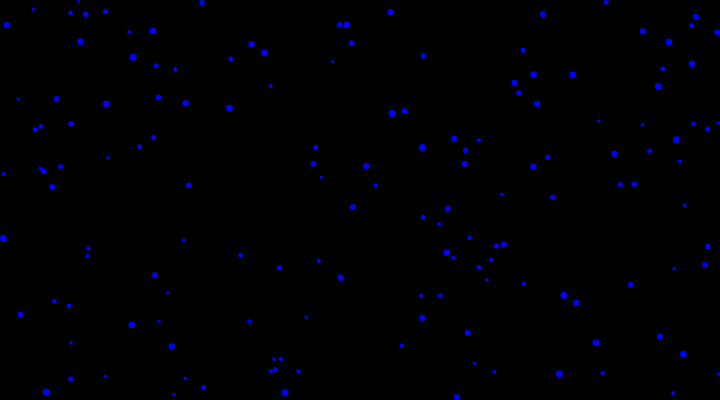
Frame 1 (no input)
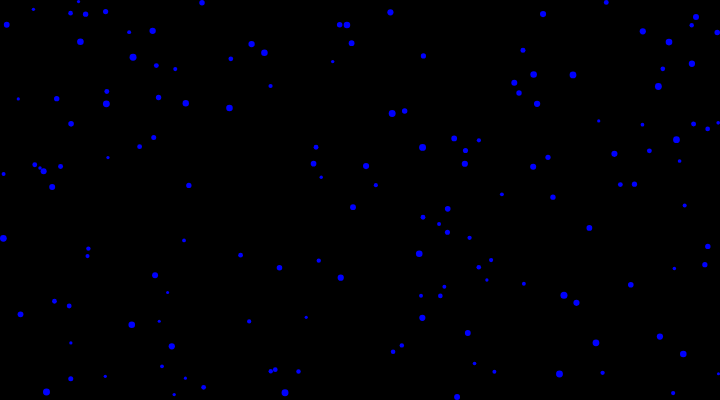
Frame 60 (no input)
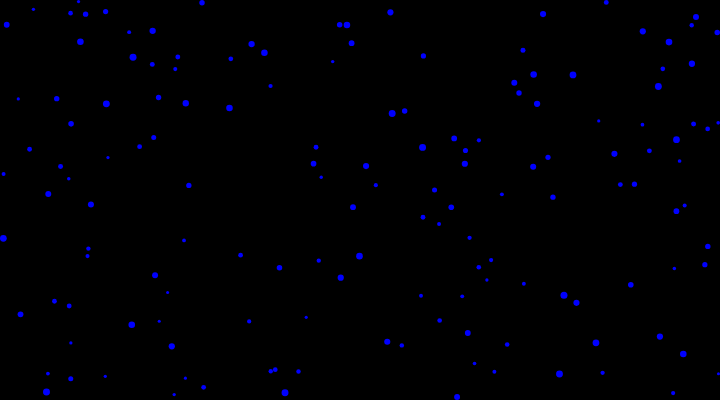
Frame 120 (the mouse pressed at the canvas centre since frame 60)

The p5.js sketch that drew these frames (run headless with seeded random() and noise() and a simulated clock; from frame 60 on, the mouse is pressed at the canvas centre):

// p5.js sketch
// ── sketch.js
// Camminatori IncontrieScontri(2). by Federico Topa 
//basato sul codice di Keith Peters. Multiple-object collision..Example P5
// 2020 © fe-to, Daniele @Fupete and the course DSII2020 at DESIGN.unirsm 
// github.com/dsii-2020-unirsm — github.com/fupete
// Educational purposes, MIT License, 2020, San Marino

let numBalls = 150;
let spring = 1.5; //forza del rimbalzo tra le ball, le fa rimbalzare
let friction = -1; //forza del rimbalzo alle pareti
let balls = [];

function setup() {
  createCanvas(720, 400);
  for (let i = 0; i < numBalls; i++) {
    balls[i] = new Ball(
      random(width),
      random(height),
      random(3, 7), //dimensione
      i,
      balls
    );
  }
  noStroke();
  fill(0, 0, 255);
}

function draw() {
  background(0);
  balls.forEach(ball => {
    ball.collide();
    ball.move();
    ball.display();

  });
}

class Ball {
  constructor(xin, yin, din, idin, oin) { //x,y,diametro,id,other
    this.x = xin;
    this.y = yin;
    this.vx = 0; //velocità x
    this.vy = 0; // velocità y
    this.diameter = din;
    this.id = idin;
    this.others = oin;

  }

  collide() {
    for (let i = this.id + 1; i < numBalls; i++) {
      // console.log(others[i]);
      let dx = this.others[i].x - this.x;
      let dy = this.others[i].y - this.y;
      let distance = sqrt(dx * dx + dy * dy); //trova la distanza tra se stesso e gli altri
      let minDist = this.others[i].diameter / 2 + this.diameter / 2;
      //   console.log(distance);
      //console.log(minDist);
      if (distance < minDist) { //se la distanza è minore e quindi si toccano 
        //console.log("2");

        let angle = atan2(dy, dx); //arco tangente 2
        let targetX = this.x + cos(angle) * minDist;
        let targetY = this.y + sin(angle) * minDist;
        let ax = (targetX - this.others[i].x) * spring;
        let ay = (targetY - this.others[i].y) * spring;
        this.vx -= ax;
        this.vy -= ay;
        this.others[i].vx += ax;
        this.others[i].vy += ay;
      }
    }
  }

  move() {

    this.x += this.vx;
    this.y += this.vy;
    if (this.x + this.diameter / 2 > width) {
      this.x = width - this.diameter / 2; //falla tornare indietro
      this.vx *= friction; //e la velocità x di = alla friction per la friction
    } else if (this.x - this.diameter / 2 < 0) {
      this.x = this.diameter / 2;
      this.vx *= friction;
    }
    if (this.y + this.diameter / 2 > height) {
      this.y = height - this.diameter / 2;
      this.vy *= friction;
    } else if (this.y - this.diameter / 2 < 0) {
      this.y = this.diameter / 2;
      this.vy *= friction;
    }
  }

  display() {
    ellipse(this.x, this.y, this.diameter, this.diameter);
  }
}
